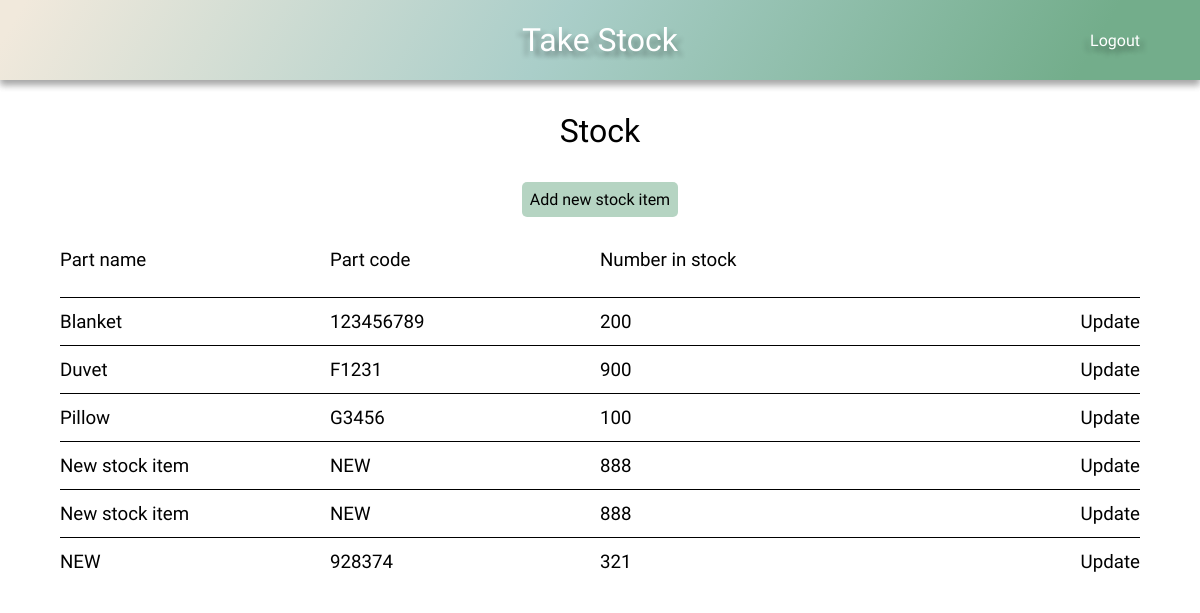
/stock/ (signed in), run on the app's committed database.
### stock/models.py (models this page shows, shortened)
class Stock(models.Model):
    name = models.CharField(max_length=100)
    code = models.CharField(max_length=100)
    number_in_stock = models.IntegerField()
    company = models.ForeignKey(User, on_delete=models.CASCADE, default=1)

### stock/views.py (the view)
# urls.py: path('stock/', stock_page, name='stock'),
def stock_page(request):
    default_user = request.user
    stock = Stock.objects.filter(company=default_user)
    context = {
        'stock': stock,
    }
    return render(request, 'stock.html', context)

### stock/templates/stock.html
{% extends 'base.html' %}
{% load static %}
{% block head %}
    <link rel="stylesheet" href="{% static 'css/style.css' %}">
    <link rel="stylesheet" href="{% static 'css/grid.css' %}">
{% endblock %}
{% block content %}
    <h1>Stock</h1>
    <div class="add-new btn btn-submit btn-hover">
        <a href="{% url 'add_new_stock_part' %}">Add new stock item</a>
    </div>
    <div class="grid">
        <div class="grid-headings grid-4">
            <h3>Part name</h3>
            <h3>Part code</h3>
            <h3>Number in stock</h3>
        </div>
        {% for item in stock %}
        <div class="grid-row grid-4">
            <div class="item-name-content">
                <h3>{{ item.name }}</h3>
            </div>
            <div class="item-code-content">
                <h3>{{ item.code }}</h3>
            </div>
            <div class="item-number-content">
                <h3>{{ item.number_in_stock }}</h3>
            </div>
            <div class="update">
                <h3><a href="{% url 'update-stock' item.pk %}">Update</a></h3>
            </div>
        </div>
        {% endfor %}
    </div>
{% endblock %}

### stock/static/css/style.css (style rules this page uses)
:root { --clr-mix-calm: 120deg, #f1e9dc 2%, #aacec9, #73ad8b 90%; --shadow-s: 0 5px 7px 0 rgba(0, 0, 0, .2), 0 5px 7px 0 rgba(0, 0, 0, .2); --shadow-tl: 5px 5px 5px rgba(0, 0, 0, .2), -5px 5px 5px rgba(0, 0, 0, .2); --header-height: 5em; --hover: .522; --btn-submit: hsla(145, 26%, 56%, var(--hover)); --btn-delete: hsla(0, 58%, 86%, var(--hover)); }
*, *::before, *::after { margin: 0; padding: 0; box-sizing: border-box; text-decoration: none; list-style-type: none; color: #000000; font-family: 'Nanum Gothic', 'Gill Sans', 'Gill Sans MT', Calibri, 'Trebuchet MS', sans-serif; font-weight: 300; }
h1, .add-new { width: max-content; margin: 1em auto; }
.add-new { padding: .5em; border-radius: 5px; }
.btn { border: none; }
.btn-submit { background-color: var(--btn-submit); }

### stock/static/css/grid.css (style rules this page uses)
.grid { display: grid; min-width: 80%; max-width: 90%; margin: 2em auto; grid-auto-flow: row; grid-column: repeat(12, 1fr); }
.grid-headings { display: grid; height: 3em; }
.grid-row { display: grid; align-items: center; grid-auto-flow: column; height: 3em; border-top: 1px solid #000000; }
.grid-4 { grid-template-columns: repeat(4, 1fr); }
.update { text-align: end; }

### data on the page
Stock: name "Blanket", code "123456789", number_in_stock "200"
Stock: name "Duvet", code "F1231", number_in_stock "900"
Stock: name "Pillow", code "G3456", number_in_stock "100"
Stock: name "New stock item", code "NEW", number_in_stock "888"
Stock: name "New stock item", code "NEW", number_in_stock "888"
Stock: name "NEW", code "928374", number_in_stock "321"
